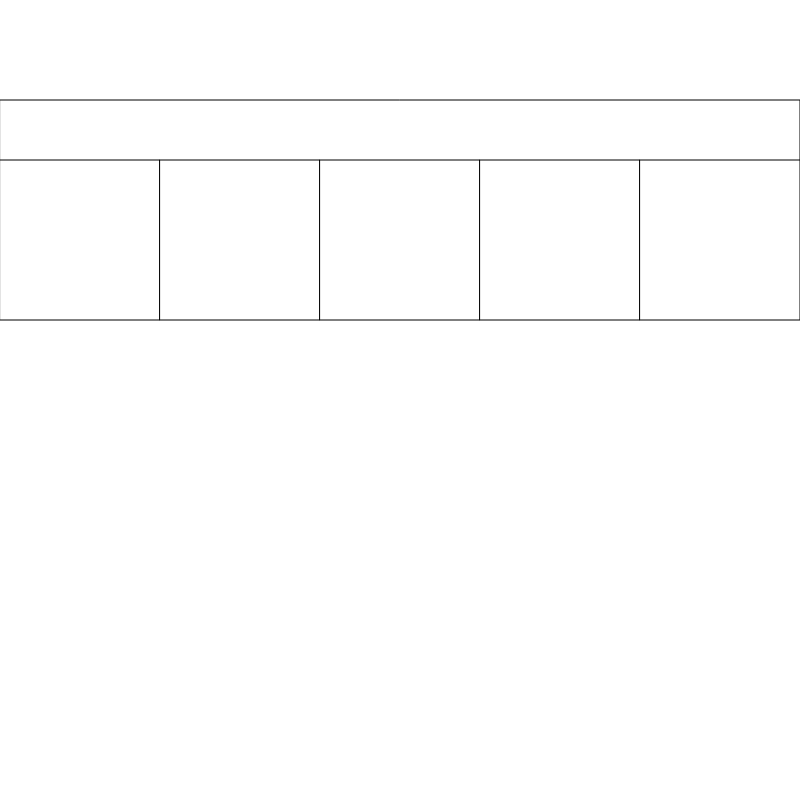
Frame 1 (no input)
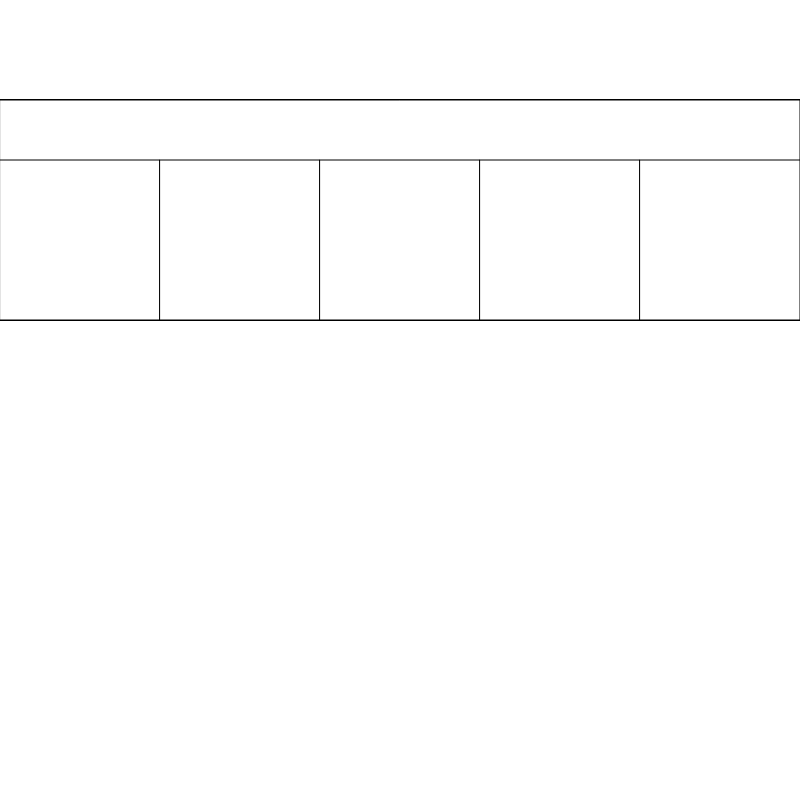
Frame 60 (no input)
Frame 120 (the mouse pressed at the canvas centre since frame 60): identical to frame 60, image omitted

The p5.js sketch that drew these frames (run headless with seeded random() and noise() and a simulated clock; from frame 60 on, the mouse is pressed at the canvas centre):

// p5.js sketch
// ── sketch.js
function setup() {
    createCanvas(800,800)
}
function draw() {

    for(let xrow = 0; xrow < 1; xrow ++ ){
        rect(xrow*800,100,800,100);
        for (let x1=0; x1<5; x1++){
            rect(x1*160,160,160,160);
    }
    }
    
   
}
